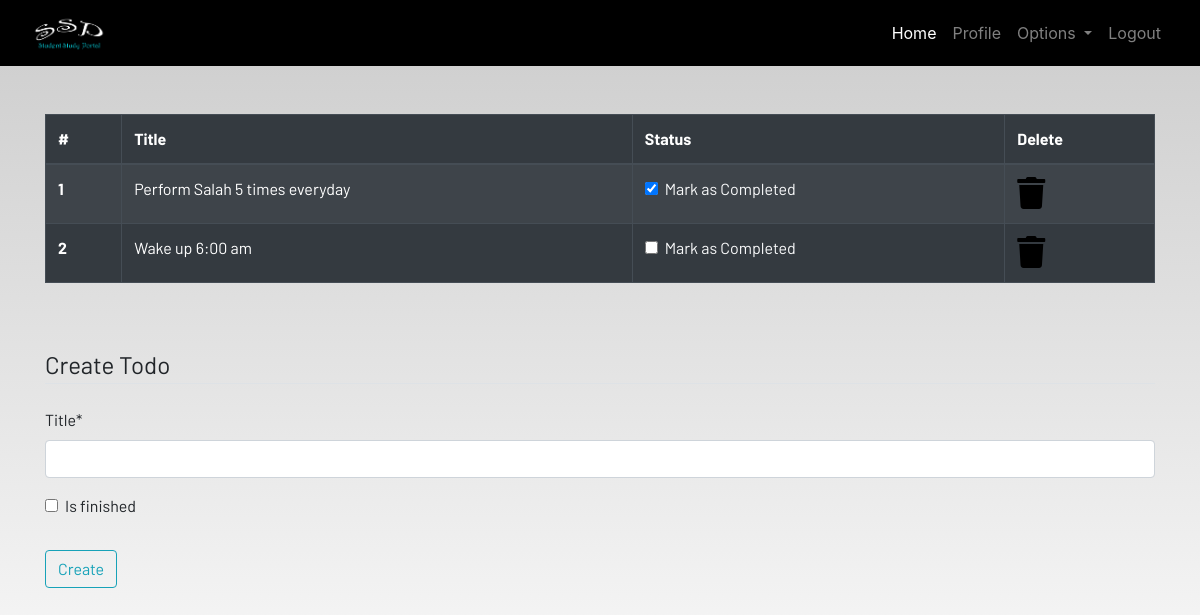
The app's page /todo (signed in), older data.
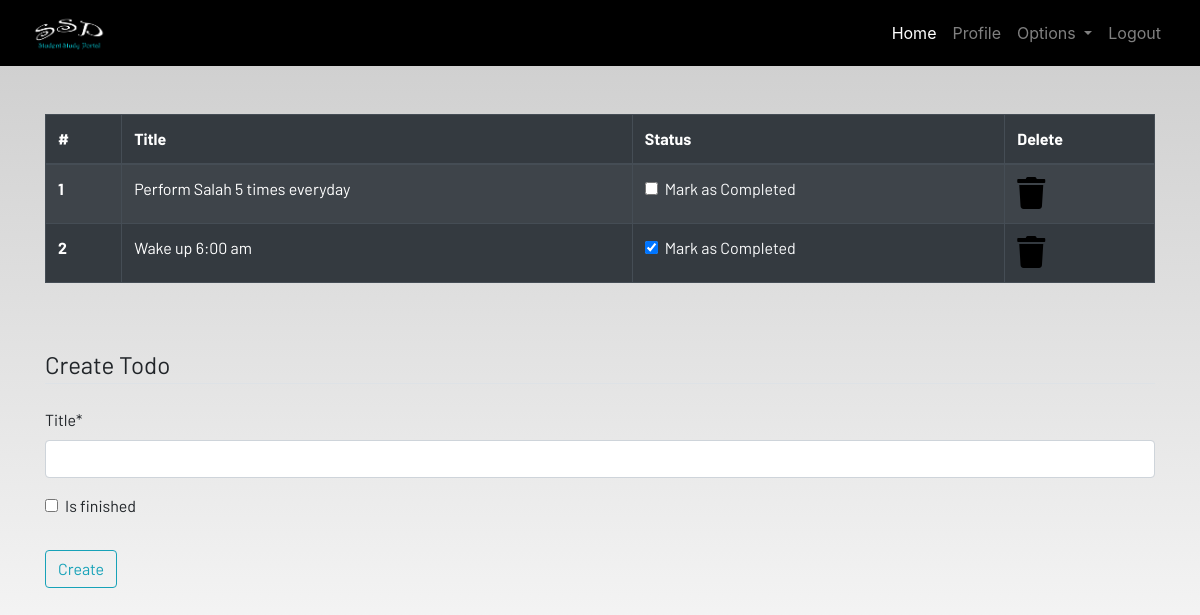
The same page, newer data.
### dashboard/models.py (models this page shows, shortened)
class Todo(models.Model):
    user = models.ForeignKey(User, on_delete=models.CASCADE)
    title = models.CharField(max_length=100)
    is_finished = models.BooleanField(default=False)

### dashboard/views.py (the view)
# urls.py: path('todo', views.todo, name="todo"),
@login_required
def todo(request):
    if request.method == 'POST':
        form = TodoForm(request.POST)
        if form.is_valid():
            try:
                finished = request.POST["is_finished"]
                if finished == 'on':
                    finished = True
            except:
                finished = False
            todos = Todo(
                user=request.user,
                title=request.POST['title'],
                is_finished=finished
            )
            todos.save()
            messages.success(
                request, f'Todo Added From {request.user.username}!!')
    else:
        form = TodoForm()
    todo = Todo.objects.filter(user=request.user)
    if len(todo) == 0:
        todo_done = True
    else:
        todo_done = False
    context = {
        'form': form,
        'todos': todo,
        'todo_done': todo_done
    }
    return render(request, 'dashboard/todo.html', context)

### dashboard/forms.py
class TodoForm(forms.ModelForm):
    class Meta:
        model = Todo
        fields = ['title','is_finished']

### dashboard/templates/dashboard/todo.html (shortened to what this page needs)
{% extends 'dashboard/base.html' %}
{% load static %}
{% load crispy_forms_tags %}
{% block content %}
<div class="container">
    {% if not todo_done %}
        <table class="table table-striped table-bordered table-hover table-dark">
            <thead>
                <tr>
                    <th scope="col">#</th>
                    <th scope="col">Title</th>
                    <th scope="col">Status</th>
                    <th scope="col">Delete</th>
                </tr>
            </thead>
            <tbody>
                {% for todo in todos %}
                    <tr>
                        <th scope="row">{{forloop.counter}}</th>
                        <td>{{todo.title}}</td>
                        <td>
                            <a href="{% url 'update-todo' todo.id%}">
                                <div class="form-check">
                                    {% if todo.is_finished == True %}
                                        <input class="form-check-input" type="checkbox" value="" checked>
                                    {% else %}
                                        <input class="form-check-input" type="checkbox" value="">
                                    {% endif %}
                                    <label class="form-check-label text-light" for="flexCheckDefault">
                                        Mark as Completed
                                    </label>
                                </div>
                            </a>
                        </td>
                        <td><a href="{% url 'delete-todo' todo.id %}"><i class="fa fa-trash fa-2x"></i></a></td>
                    </tr>
                {% endfor %}
            </tbody>
        </table>
        {% else %}
            <h4>All tasks have been done!! create to add more</h4>
    {% endif %}
</div><br><br>
<div class="container">
    <form method="POST">
        <fieldset class="form-group">
            <legend class="border-bottom mb-4">Create Todo</legend>
            {{form|crispy}}
        </fieldset>
        <div class="form-group">
            <button href="" class="btn btn-outline-info" type="submit">
                Create
            </button>
        </div>
    </form>
</div>
{% endblock content %}

Row changes from the older to the newer data that the page shows:
changed Todo "Perform Salah 5 times everyday": value "☑" → "☐"
changed Todo "Wake up 6:00 am": value "☐" → "☑"
